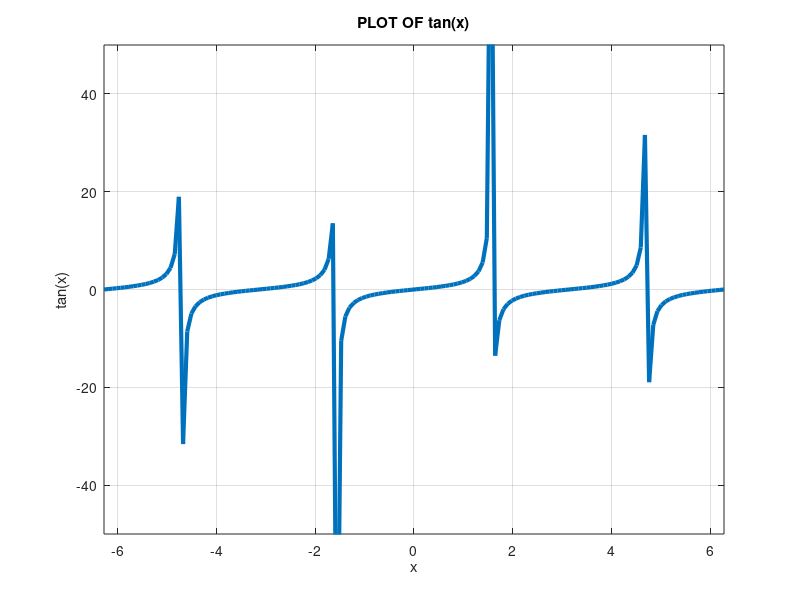

Here is the MATLAB script that generated this plot:
x = linspace(-2*pi, 2*pi, 150);

y = tan(x);

figure;
plot(x, y, 'LineWidth', 3);
title('PLOT OF tan(x)');
xlabel('x');
ylabel('tan(x)');
grid on;

xlim([-2*pi, 2*pi]);
ylim([-50, 50]);